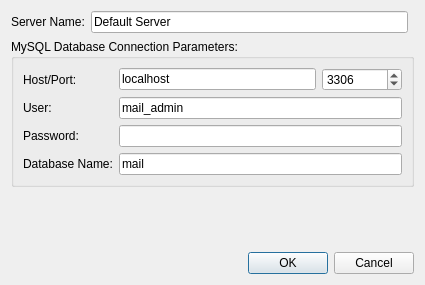
<?xml version="1.0" encoding="UTF-8"?>
<ui version="4.0">
 <class>Dialog_AddServer</class>
 <widget class="QDialog" name="Dialog_AddServer">
  <property name="geometry">
   <rect>
    <x>0</x>
    <y>0</y>
    <width>425</width>
    <height>285</height>
   </rect>
  </property>
  <property name="windowTitle">
   <string>Add Server</string>
  </property>
  <property name="windowIcon">
   <iconset resource="resources.qrc">
    <normaloff>:/icons/sign-add.svg</normaloff>:/icons/sign-add.svg</iconset>
  </property>
  <layout class="QGridLayout" name="gridLayout">
   <item row="2" column="0" colspan="3">
    <widget class="QGroupBox" name="groupBox">
     <property name="title">
      <string>MySQL Database Connection Parameters:</string>
     </property>
     <layout class="QGridLayout" name="gridLayout_2">
      <item row="0" column="1">
       <widget class="QLineEdit" name="lineEdit_hostname">
        <property name="text">
         <string>localhost</string>
        </property>
       </widget>
      </item>
      <item row="1" column="0">
       <widget class="QLabel" name="label">
        <property name="text">
         <string>User:</string>
        </property>
       </widget>
      </item>
      <item row="0" column="2">
       <widget class="QSpinBox" name="spinBox_port">
        <property name="minimumSize">
         <size>
          <width>80</width>
          <height>0</height>
         </size>
        </property>
        <property name="minimum">
         <number>-2</number>
        </property>
        <property name="maximum">
         <number>65535</number>
        </property>
        <property name="value">
         <number>3306</number>
        </property>
       </widget>
      </item>
      <item row="2" column="0">
       <widget class="QLabel" name="label_2">
        <property name="text">
         <string>Password:</string>
        </property>
       </widget>
      </item>
      <item row="1" column="1" colspan="2">
       <widget class="QLineEdit" name="lineEdit_username">
        <property name="text">
         <string>mail_admin</string>
        </property>
       </widget>
      </item>
      <item row="0" column="0">
       <widget class="QLabel" name="label_3">
        <property name="text">
         <string>Host/Port:</string>
        </property>
       </widget>
      </item>
      <item row="2" column="1" colspan="2">
       <widget class="QLineEdit" name="lineEdit_password"/>
      </item>
      <item row="3" column="0">
       <widget class="QLabel" name="label_5">
        <property name="text">
         <string>Database Name:</string>
        </property>
       </widget>
      </item>
      <item row="3" column="1" colspan="2">
       <widget class="QLineEdit" name="lineEdit_dbname">
        <property name="text">
         <string>mail</string>
        </property>
       </widget>
      </item>
     </layout>
    </widget>
   </item>
   <item row="4" column="0" colspan="3">
    <widget class="QDialogButtonBox" name="buttonBox">
     <property name="orientation">
      <enum>Qt::Horizontal</enum>
     </property>
     <property name="standardButtons">
      <set>QDialogButtonBox::Cancel|QDialogButtonBox::Ok</set>
     </property>
    </widget>
   </item>
   <item row="1" column="1">
    <widget class="QLineEdit" name="lineEdit_serverName">
     <property name="text">
      <string>Default Server</string>
     </property>
    </widget>
   </item>
   <item row="1" column="0">
    <widget class="QLabel" name="label_4">
     <property name="text">
      <string>Server Name:</string>
     </property>
    </widget>
   </item>
   <item row="3" column="0" colspan="2">
    <spacer name="verticalSpacer">
     <property name="orientation">
      <enum>Qt::Vertical</enum>
     </property>
     <property name="sizeHint" stdset="0">
      <size>
       <width>20</width>
       <height>40</height>
      </size>
     </property>
    </spacer>
   </item>
  </layout>
 </widget>
 <resources>
  <include location="resources.qrc"/>
 </resources>
 <connections>
  <connection>
   <sender>buttonBox</sender>
   <signal>accepted()</signal>
   <receiver>Dialog_AddServer</receiver>
   <slot>accept()</slot>
   <hints>
    <hint type="sourcelabel">
     <x>248</x>
     <y>254</y>
    </hint>
    <hint type="destinationlabel">
     <x>157</x>
     <y>274</y>
    </hint>
   </hints>
  </connection>
  <connection>
   <sender>buttonBox</sender>
   <signal>rejected()</signal>
   <receiver>Dialog_AddServer</receiver>
   <slot>reject()</slot>
   <hints>
    <hint type="sourcelabel">
     <x>316</x>
     <y>260</y>
    </hint>
    <hint type="destinationlabel">
     <x>286</x>
     <y>274</y>
    </hint>
   </hints>
  </connection>
 </connections>
</ui>
